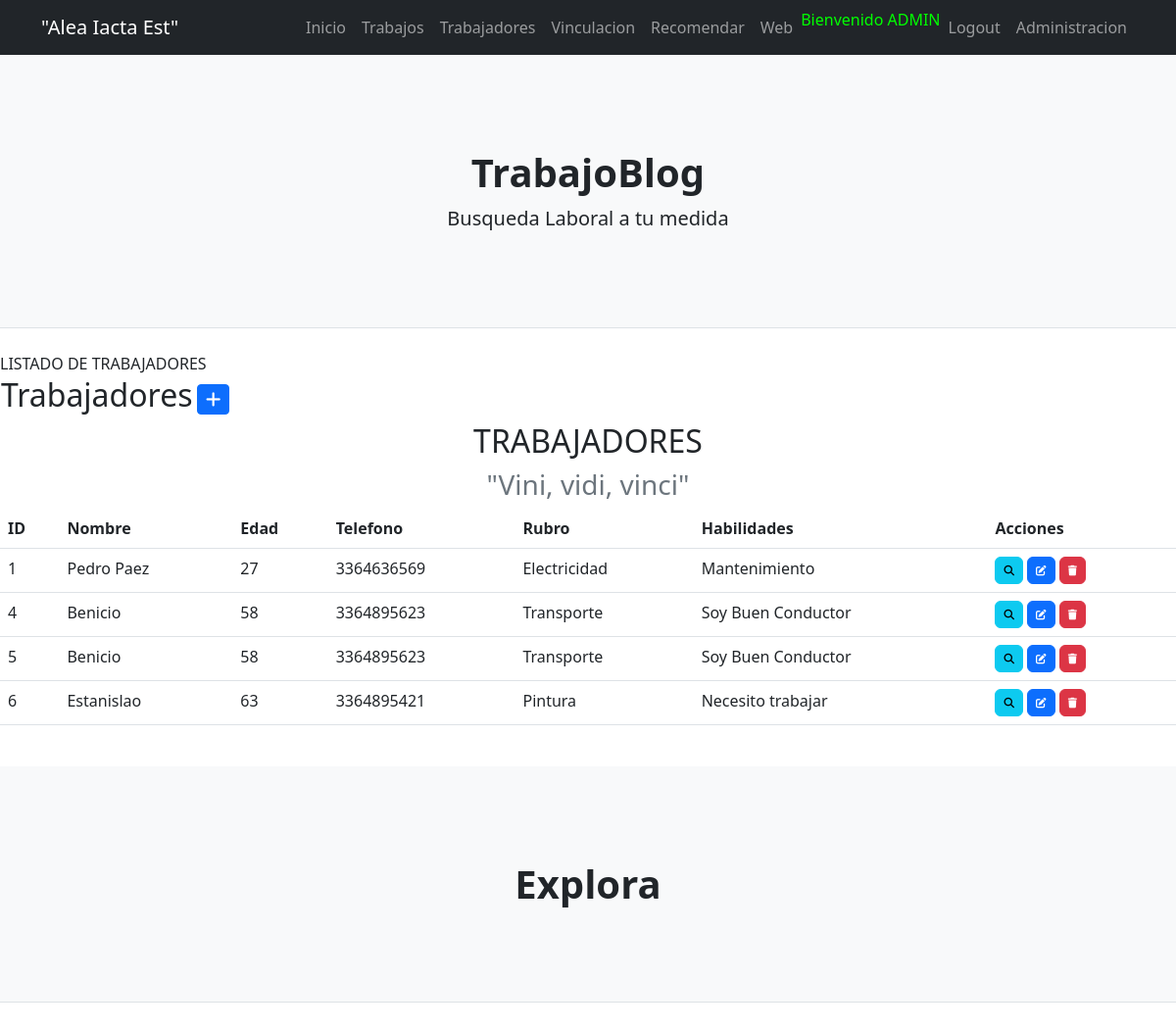
/aplicacionBlog/trabajador/ (signed in), run on the app's committed database.
### aplicacionBlog/models.py (models this page shows, shortened)
class Trabajador(models.Model):
    nombre = models.CharField(max_length=50)
    edad = models.IntegerField()
    telefono = models.CharField(max_length=20)
    rubro = models.CharField(max_length=50, choices=RUBRO_CHOICES)
    habilidades = models.TextField()

### aplicacionBlog/views.py (the view)
# urls.py: path('trabajador/', TrabajadorList.as_view(), name="trabajador"),
class TrabajadorList(LoginRequiredMixin, ListView):
    model = Trabajador

### aplicacionBlog/templates/aplicacionBlog/trabajador_list.html (shortened to what this page needs)
{% extends 'aplicacionBlog/base.html' %}
{% load static %}
{% block cabecera %}
    <div class="masthead-heading text-uppercase">Listado de trabajadores</div>
{% endblock cabecera %}
{% block contenido %}
<table>
    <tr>
        <td width="200"><h2>Trabajadores</h2></td>
        <td>
            <a
            href="{% url 'create_trabajador' %}"
            class="btn btn-primary btn-sm"
            >
            </a>
        </td>
    </tr>
</table>
    <section class="page-section" id="services">
        <div class="container">
            <div class="text-center">
                <h2 class="section-heading text-uppercase">Trabajadores</h2>
                <h3 class="section-subheading text-muted">"Vini, vidi, vinci"</h3>
            </div>
        </div>
    </section>
    <table class="table">
        <thead>
            <tr>
                <th>ID</th>
                <th>Nombre</th>
                <th>Edad</th>
                <th>Telefono</th>
                <th>Rubro</th>
                <th>Habilidades</th>
                <th>Acciones</th>
            </tr>
        </thead>
        <tbody>
            {% for trabajador in trabajador_list %}
                <tr>
                    <td>{{ trabajador.id }}</td>
                    <td>{{ trabajador.nombre }}</td>
                    <td>{{ trabajador.edad }}</td>
                    <td>{{ trabajador.telefono }}</td>
                    <td>{{ trabajador.get_rubro_display }}</td>
                    <td>{{ trabajador.habilidades }}</td>
                    <td>
                        <a
                        href="{% url 'detail_trabajadores' trabajador.id %}"
                        class="btn btn-info"
                        style="--bs-btn-padding-y: .25rem; --bs-btn-padding-x: .5rem; --bs-btn-font-size: .75rem;"
                        >
                        </a>
                        <a
                        href="{% url 'update_trabajadores' trabajador.id %}"
                        class="btn btn-primary"
                        style="--bs-btn-padding-y: .25rem; --bs-btn-padding-x: .5rem; --bs-btn-font-size: .75rem;"
                        >
                        </a>
                        <a
                        href="{% url 'delete_trabajadores' trabajador.id %}"
                        class="btn btn-danger"
                        style="--bs-btn-padding-y: .25rem; --bs-btn-padding-x: .5rem; --bs-btn-font-size: .75rem;"
                        >
                        </a>
                </tr>
            {% endfor %}
        </tbody>
    </table>
{% endblock contenido %}

### aplicacionBlog/templates/aplicacionBlog/base.html (shortened to what this page needs)
<!DOCTYPE html>
<html lang="es">
    <head>
        {% load static %}
        <link href="{% static 'aplicacionBlog/css/styles.css' %}" rel="stylesheet" />
    </head>
    <body>
        <nav class="navbar navbar-expand-lg navbar-dark bg-dark">
            <div class="container">
                <a class="navbar-brand">"Alea Iacta Est"</a>
            {% if user.is_authenticated %}
                <div class="collapse navbar-collapse" id="navbarSupportedContent">
                    <ul class="navbar-nav ms-auto mb-2 mb-lg-0">
                        <li class="nav-item"><a class="nav-link" href="{% url 'home' %}">Inicio</a></li>
                        <li class="nav-item"><a class="nav-link" href="{% url 'trabajo' %}">Trabajos</a></li>
                        <li class="nav-item"><a class="nav-link" href="{% url 'trabajador' %}">Trabajadores</a></li>
                        <li class="nav-item"><a class="nav-link" href="{% url 'vinculaciones' %}">Vinculacion</a></li>
                        <li class="nav-item"><a class="nav-link" href="{% url 'recomendaciones' %}">Recomendar</a></li>
                        <li class="nav-item"><a class="nav-link" href="{% url 'inicio' %}">Web</a></li>
                        <p style="color:#00FF00">Bienvenido {{ user.username|upper}}</p>
                        <li class="nav-item"><a class="nav-link" href="{% url 'logout' %}">Logout</a></li>
                        <li class="nav-item"><a class="nav-link" href="{% url 'admin:index' %}">Administracion</a></li>
                    </ul>
                </div>
            {% else %}
                        <a class="btn btn-success" href="{% url 'register' %}">Registro</a></li>
                        <a class="btn btn-info" href="{% url 'login' %}">Login</a></li>
            {% endif %}
            </div>
        </nav>
        <header class="py-5 bg-light border-bottom mb-4">
            <div class="container">
                <div class="text-center my-5">
                    <h1 class="fw-bolder">TrabajoBlog</h1>
                    <p class="lead mb-0">Busqueda Laboral a tu medida</p>
                </div>
            </div>
        </header>
        {% block cabecera %}
        {% endblock cabecera %}
        {% block contenido %}
        {% endblock contenido %}
        <link rel="stylesheet" href="http://cdnjs.cloudflare.com/ajax/libs/font-awesome/6.4.0/css/all.min.css"/>
        <button class="navbar-toggler" type="button" data-bs-toggle="collapse" data-bs-target="#navbarSupportedContent" aria-controls="navbarSupportedContent" aria-expanded="false" aria-label="Toggle navigation"><span class="navbar-toggler-icon"></span></button>
        <header class="py-5 bg-light border-bottom mb-4">
            <div class="container">
                <div class="text-center my-5">
                    <h1 class="fw-bolder">Explora</h1>
                </div>
            </div>
        </header>
    </body>
</html>

### data on the page
Trabajador: id "1", nombre "Pedro Paez", edad "27", telefono "3364636569", rubro "Electricidad", habilidades "Mantenimiento"
Trabajador: id "4", nombre "Benicio", edad "58", telefono "3364895623", rubro "Transporte", habilidades "Soy Buen Conductor"
Trabajador: id "5", nombre "Benicio", edad "58", telefono "3364895623", rubro "Transporte", habilidades "Soy Buen Conductor"
Trabajador: id "6", nombre "Estanislao", edad "63", telefono "3364895421", rubro "Pintura", habilidades "Necesito trabajar"

### other printed values
{{ user.username|upper }} "ADMIN"
